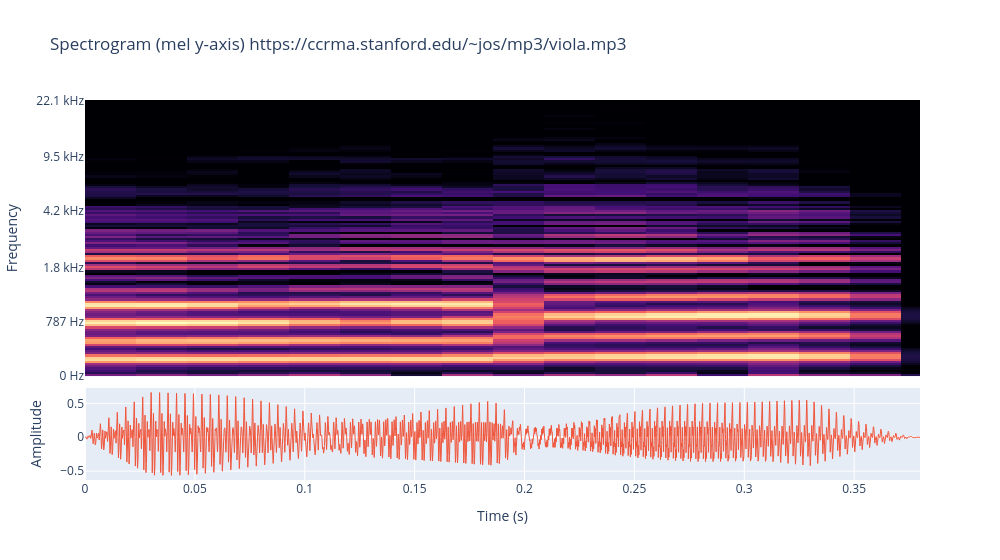

The notebook cell saved with this chart:
### Markdown cell above
We can also inspect the corresponding spectral analysis of the selected point of interest:

### Code cell
from audiospylt.audio_utils import plot_spectrogram_with_waveform

# Set options here, then make a single call that applies them.
#
# Parameters (spec_opts):
# - y_axis_mode: 'linear' | 'log' | 'mel' | 'mixed'
# - y_axis_mix: 0..1 (only for 'mixed')
# - mixed_log_floor_hz: >0 (only for 'mixed')
# - amp_scale: 'db' (log) | 'linear' (raw) | 'linear_norm' (0-1)
# - power_law_gamma: <1.0 (e.g. 0.5) to compress the range for linear modes
# - n_fft: FFT window length in samples
# - window_type: scipy window name (e.g., 'hann'); full list: https://docs.scipy.org/doc/scipy/reference/signal.windows.html
# - overlap: 0..(<0.95) fraction of window overlap
# - oversample_factor: >=1.0 zero-padding multiplier (nfft = n_fft * factor)
# - boundary:
#   - 'zeros' (centered): pads both sides; the first frame includes pre-zero padding
#   - 'zeros_end' (start-aligned): pads only the end; the first full window starts at t=0
# - padded: if True, pads the end so the last frame reaches the end
# - time_reference:
#   - 'center': x is window centers (scipy default)
#   - 'start': x is window start times (removes empty area at the beginning for 'zeros_end')
# - time_range: 'signal' shows 0..duration; 'stft' shows only the returned STFT span
# - waveform_mode:
#   - 'integrated': waveform subplot under the spectrogram (single figure)
#   - 'separate': waveform shown as a separate figure
#   - 'none': spectrogram only
# - waveform_height_ratio: height share for waveform when integrated
# - waveform_line_width: waveform line width
# - waveform_max_points: downsample waveform for speed (int max points), or 'sample_rate' to use sample_rate
# - mel_bins/mel_fmax: only used when y_axis_mode='mel'
# - scaling: 'density' | 'spectrum'
# - mode: 'magnitude' | 'psd'
# - cmap: Plotly colorscale name
# - show: display the figure(s)
# - print_info: print derived STFT settings under the plot (hop, overlap %, redundancy, etc.)
# - plot_width/plot_height: optional figure size (pixels)
# - plot_title_source: which string to show in the title: 'filename' | 'source' (uses audio_info)
# - plot_title_mode: how to show it: 'full' | 'basename'

spec_opts = dict(
    audio_info=audio_info,

    # Axis scaling:
    y_axis_mode="mel",
    y_axis_mix=0.5,
    mixed_log_floor_hz=1.0,
    amp_scale="db",
    power_law_gamma=0.1,

    # STFT params:
    n_fft=2048,
    window_type="hann",
    overlap=0.5,
    oversample_factor=2.0,

    # Edge framing / time base:
    boundary="zeros_end",
    padded=True,
    time_reference="start",
    time_range="signal",

    # Optional synchronous waveform:
    waveform_mode="integrated",
    waveform_height_ratio=0.25,
    waveform_line_width=1.0,
    waveform_max_points="sample_rate",

    # Mel-only params:
    mel_bins=128,
    mel_fmax=sample_rate / 2,

    # Scaling/appearance:
    scaling="density",
    mode="magnitude",
    cmap="Magma",
    show=True,
    print_info=True,

    # Plot size / title naming:
    plot_width=1000,
    plot_height=None,
    plot_title_source="source",
    plot_title_mode="full",
)

fig, spec_info = plot_spectrogram_with_waveform(cut_audio_data, sample_rate, **spec_opts)

### Figure 1 — Plotly figure (JSON) as saved in the notebook; plotly's stock layout.template omitted (floating-point values rounded to 4 significant figures; data arrays with more than 128 entries replaced by an {"elided": "..."} marker saying what was removed)
{"data": [{"coloraxis": "coloraxis", "hovertemplate": "Time (s): %{x}<br>Frequency: %{y}<br>Amplitude (dB): %{z}<extra></extra>", "name": "0", "type": "heatmap", "x": [0.01161, 0.03483, 0.05805, 0.08127, 0.1045, 0.1277, 0.1509, 0.1741, 0.1974, 0.2206, 0.2438, 0.267, 0.2902, 0.3135, 0.3367, 0.3599, 0.3831], "xaxis": "x", "y": ["0.000 Hz", "31.492 Hz", "62.984 Hz", "94.476 Hz", "125.968 Hz", "157.461 Hz", "188.953 Hz", "220.445 Hz", "251.937 Hz", "283.429 Hz", "314.921 Hz", "346.413 Hz", "377.905 Hz", "409.397 Hz", "440.890 Hz", "472.382 Hz", "503.874 Hz", "535.366 Hz", "566.858 Hz", "598.350 Hz", "629.842 Hz", "661.334 Hz", "692.826 Hz", "724.319 Hz", "755.811 Hz", "787.303 Hz", "818.795 Hz", "850.287 Hz", "881.779 Hz", "913.271 Hz", "944.763 Hz", "976.255 Hz", "1.008 kHz", "1.041 kHz", "1.076 kHz", "1.111 kHz", "1.148 kHz", "1.186 kHz", "1.225 kHz", "1.265 kHz", "1.307 kHz", "1.350 kHz", "1.395 kHz", "1.441 kHz", "1.488 kHz", "1.538 kHz", "1.588 kHz", "1.641 kHz", "1.695 kHz", "1.751 kHz", "1.809 kHz", "1.868 kHz", "1.930 kHz", "1.994 kHz", "2.060 kHz", "2.128 kHz", "2.198 kHz", "2.270 kHz", "2.345 kHz", "2.423 kHz", "2.503 kHz", "2.585 kHz", "2.671 kHz", "2.759 kHz", "2.850 kHz", "2.944 kHz", "3.041 kHz", "3.141 kHz", "3.245 kHz", "3.352 kHz", "3.463 kHz", "3.577 kHz", "3.695 kHz", "3.817 kHz", "3.943 kHz", "4.074 kHz", "4.208 kHz", "4.347 kHz", "4.490 kHz", "4.639 kHz", "4.792 kHz", "4.950 kHz", "5.113 kHz", "5.282 kHz", "5.456 kHz", "5.637 kHz", "5.823 kHz", "6.015 kHz", "6.213 kHz", "6.418 kHz", "6.630 kHz", "6.849 kHz", "7.075 kHz", "7.309 kHz", "7.550 kHz", "7.799 kHz", "8.057 kHz", "8.323 kHz", "8.598 kHz", "8.881 kHz", "9.175 kHz", "9.477 kHz", "9.790 kHz", "10.113 kHz", "10.447 kHz", "10.792 kHz", "11.148 kHz", "11.516 kHz", "11.897 kHz", "12.289 kHz", "12.695 kHz", "13.114 kHz", "13.547 kHz", "13.994 kHz", "14.456 kHz", "14.933 kHz", "15.426 kHz", "15.935 kHz", "16.461 kHz", "17.005 kHz", "17.566 kHz", "18.146 kHz", "18.745 kHz", "19.364 kHz", "20.003 kHz", "20.663 kHz", "21.345 kHz", "22.050 kHz"], "yaxis": "y", "z": {"elided": "128x17 float values"}}, {"line": {"width": 1}, "name": "Waveform", "type": "scatter", "x": {"elided": "16758 float values"}, "xaxis": "x2", "y": {"elided": "16758 float values"}, "yaxis": "y2"}], "layout": {"autosize": false, "coloraxis": {"colorbar": {"title": {"text": "Amplitude (dB)"}}, "colorscale": [[0, "#000004"], [0.1111, "#180f3d"], [0.2222, "#440f76"], [0.3333, "#721f81"], [0.4444, "#9e2f7f"], [0.5556, "#cd4071"], [0.6667, "#f1605d"], [0.7778, "#fd9668"], [0.8889, "#feca8d"], [1, "#fcfdbf"]], "showscale": false}, "title": {"text": "Spectrogram (mel y-axis) https://ccrma.stanford.edu/~jos/mp3/viola.mp3"}, "width": 1000, "xaxis": {"anchor": "y", "autorange": false, "domain": [0, 1], "matches": "x2", "range": [0, 0.38], "showticklabels": false}, "xaxis2": {"anchor": "y2", "autorange": false, "domain": [0, 1], "range": [0, 0.38], "title": {"text": "Time (s)"}}, "yaxis": {"anchor": "x", "domain": [0.2725, 1], "tickmode": "array", "ticktext": ["0 Hz", "787 Hz", "1.8 kHz", "4.2 kHz", "9.5 kHz", "22.1 kHz"], "tickvals": ["0.000 Hz", "787.303 Hz", "1.809 kHz", "4.208 kHz", "9.477 kHz", "22.050 kHz"], "title": {"text": "Frequency"}, "type": "category"}, "yaxis2": {"anchor": "x2", "domain": [0, 0.2425], "title": {"text": "Amplitude"}}}}
